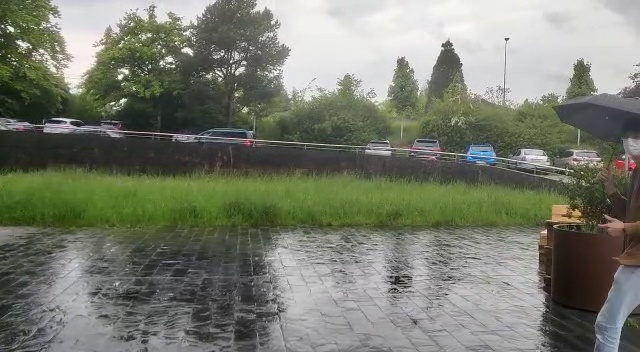
#> input picture detect_image/frame17.jpg, 640 x 352 px
$ python -i stitch_images.py   (imports and definitions only)
#> lines starting #> are read from the running program, lines starting #| are printed output that depends on the picture
#> further down, picture is the input picture: shape (352, 640, 3); mean B, G, R 110.7, 124.2, 120.6
import os
import sys
import cv2
import numpy as np
from ransac import ransac
from Homography import Homography


# Use the keypoints to stitch the images
# [105 lines left out: functions get_stitched_image, get_sift_homography, not called in this run]


# Equalize Histogram of Color Images improve image contrast
def equalize_histogram_color(img):
    img_yuv = cv2.cvtColor(img, cv2.COLOR_BGR2YUV)  # Avoid losing information in integer calculations
#> img_yuv: shape (352, 640, 3); mean of channels 0, 1, 2 121.6, 122.7, 127.1
    img_yuv[:, :, 0] = cv2.equalizeHist(img_yuv[:, :, 0])
#> img_yuv: shape (352, 640, 3); mean of channels 0, 1, 2 128.2, 122.7, 127.1
    img = cv2.cvtColor(img_yuv, cv2.COLOR_YUV2BGR)
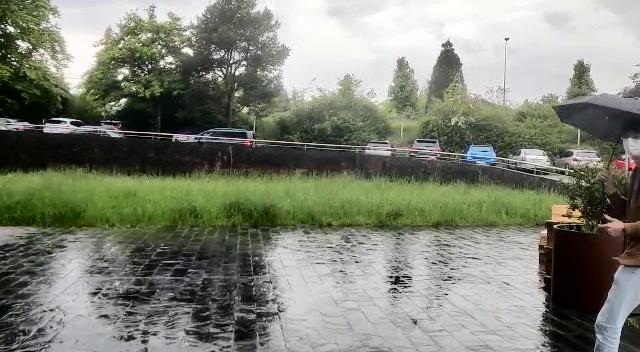
#> img: shape (352, 640, 3); mean B, G, R 117.6, 130.8, 127.2
    return img


match_count = 0


# [55 lines left out: functions draw_matched_keypoint, stitch_images, not called in this run]


def save_image(img, name):
    result_image_name = os.path.join('results/', f'stiched_result_{name}.jpg')
    cv2.imwrite(result_image_name, img)


# [34 lines left out: functions show_image, main, not called in this run]


# Call main function
# [2 lines not run here, left out]

>>> import cv2
>>> picture = cv2.imread('detect_image/frame17.jpg')
>>> result = equalize_histogram_color(picture)
